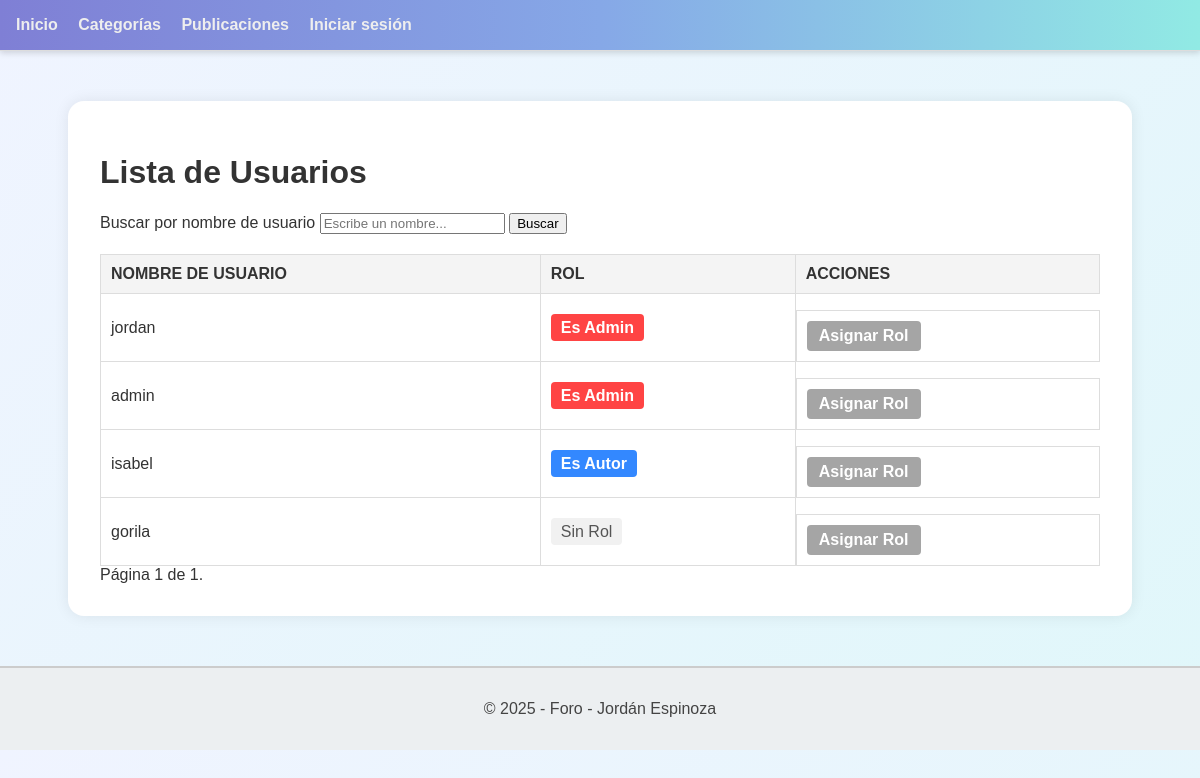
Before: /foro/lista_usuarios/ with the older database file.
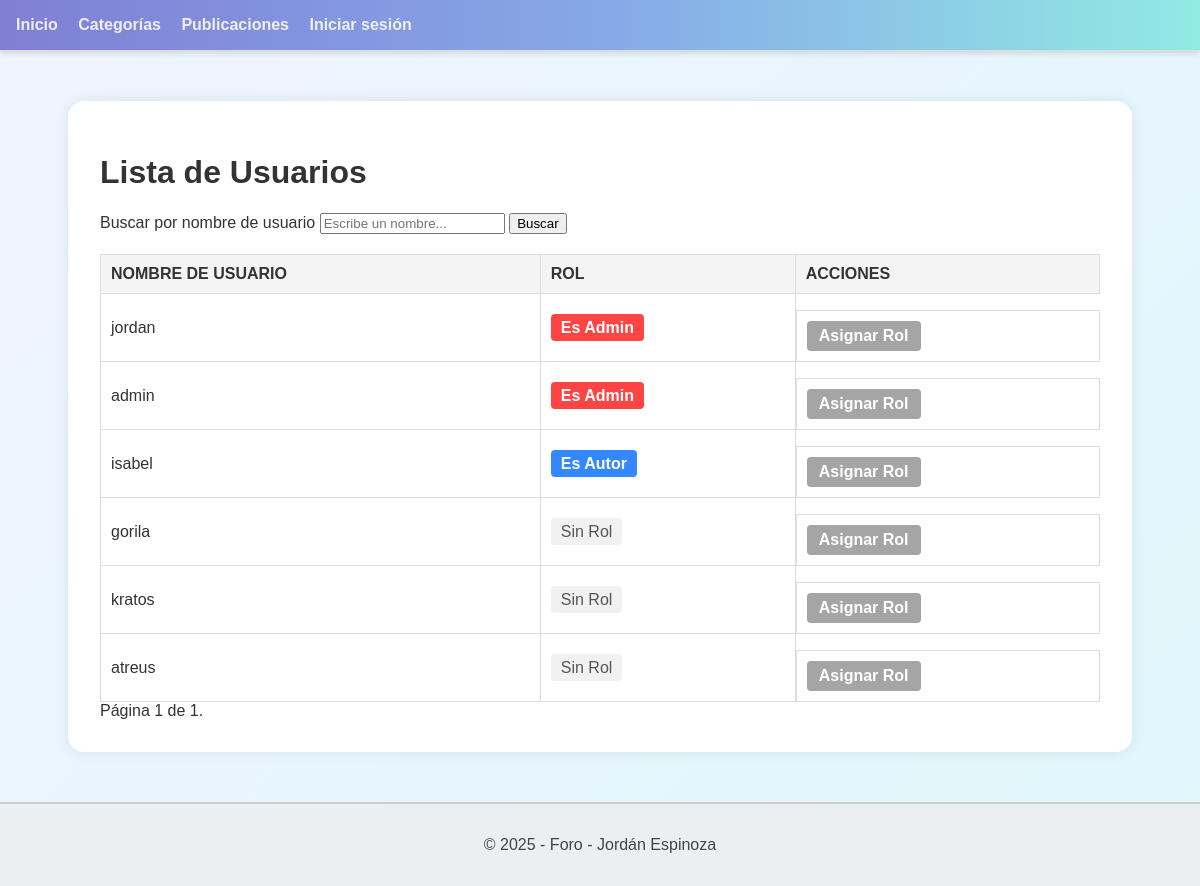
After: the same page with the newer database file.
### foro_aplicacion/models.py (models this page shows, shortened)
class Usuario(AbstractUser):
    correo = models.EmailField(max_length=100, unique=True)
    es_admin = models.BooleanField(default=False)
    es_baneado = models.BooleanField(default=False)
    es_moderador = models.BooleanField(default=False)
    es_autor = models.BooleanField(default=False)
    reputacion = models.IntegerField(default=0)
    avatar = models.ImageField(upload_to='avatars/', blank=True, null=True)
    class Meta:
        verbose_name = 'Usuario'
        verbose_name_plural = 'Usuarios'

### foro_aplicacion/views.py (the view)
# urls.py: path('lista_usuarios/', lista_usuarios, name='lista_usuarios'),
def lista_usuarios(request):
    nombre = request.GET.get('nombre', '')
    usuarios = Usuario.objects.all()
    if nombre:
        usuarios = usuarios.filter(username__icontains=nombre)
    paginator = Paginator(usuarios, 10)
    page_number = request.GET.get('page')
    usuarios_paginados = paginator.get_page(page_number)
    return render(request, 'foro_aplicacion/lista_usuarios.html', {
        'usuarios': usuarios_paginados,
        'nombre': nombre  # Para mantener el valor del campo en la barra de búsqueda
    })

### foro_aplicacion/templates/foro_aplicacion/lista_usuarios.html (shortened to what this page needs)
{% extends "template_base.html" %}
{% block body %}
    <h1>Lista de Usuarios</h1>
    <form method="get" class="buscar-usuarios-form mb-3">
        <label for="nombre">Buscar por nombre de usuario</label>
        <input type="text" name="nombre" id="nombre" value="{{ nombre }}" placeholder="Escribe un nombre...">
        <button type="submit">Buscar</button>
    </form>
    <table class="tabla-usuarios">
        <thead>
            <tr>
                <th>Nombre de usuario</th>
                <th>Rol</th>
                <th>Acciones</th>
            </tr>
        </thead>
        <tbody>
            {% for usuario in usuarios %}
                <tr>
                    <td>{{ usuario.username }}</td>
                    <td>
                        {% if usuario.es_admin %}
                            <span class="role-admin">Es Admin</span>
                        {% elif usuario.es_moderador %}
                            <span class="role-moderador">Es Moderador</span>
                        {% elif usuario.es_baneado %}
                            <span class="role-baneado">Está Baneado</span>
                        {% elif usuario.es_autor %}
                            <span class="role-autor">Es Autor</span>
                        {% elif usuario.es_usuario %}
                            <span class="role-usuario">Es Usuario</span>
                        {% else %}
                            <span class="role-sin-rol">Sin Rol</span>
                        {% endif %}
                    </td>
                    <td class="acciones">
                        <a href="{% url 'asignar_rol' usuario.pk %}" class="btn-asignar-rol">Asignar Rol</a>
                    </td>
                </tr>
            {% empty %}
                <tr>
                    <td colspan="3">No se encontraron usuarios.</td>
                </tr>
            {% endfor %}
        </tbody>
    </table>
    <div class="pagination">
        <span class="step-links">
            <span class="current">
                Página {{ usuarios.number }} de {{ usuarios.paginator.num_pages }}.
            </span>
        </span>
    </div>
{% endblock %}

Changed rows visible on the page:
added Usuario: username "kratos", es_admin "Sin Rol"
added Usuario: username "atreus", es_admin "Sin Rol"
